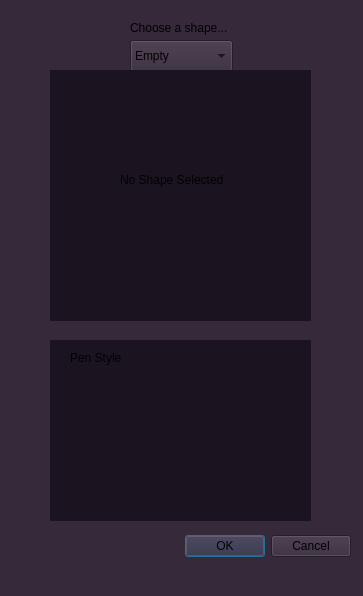
<?xml version="1.0" encoding="UTF-8"?>
<ui version="4.0">
 <class>ShapeEditor</class>
 <widget class="QDialog" name="ShapeEditor">
  <property name="geometry">
   <rect>
    <x>0</x>
    <y>0</y>
    <width>363</width>
    <height>596</height>
   </rect>
  </property>
  <property name="windowTitle">
   <string>Dialog</string>
  </property>
  <property name="styleSheet">
   <string notr="true">background-color : rgb(53, 41, 58)</string>
  </property>
  <widget class="QDialogButtonBox" name="buttonBox">
   <property name="geometry">
    <rect>
     <x>10</x>
     <y>530</y>
     <width>341</width>
     <height>32</height>
    </rect>
   </property>
   <property name="orientation">
    <enum>Qt::Horizontal</enum>
   </property>
   <property name="standardButtons">
    <set>QDialogButtonBox::Cancel|QDialogButtonBox::Ok</set>
   </property>
  </widget>
  <widget class="QComboBox" name="shapeType">
   <property name="geometry">
    <rect>
     <x>130</x>
     <y>40</y>
     <width>103</width>
     <height>32</height>
    </rect>
   </property>
   <item>
    <property name="text">
     <string>Empty</string>
    </property>
   </item>
   <item>
    <property name="text">
     <string>Line</string>
    </property>
   </item>
   <item>
    <property name="text">
     <string>Polyline</string>
    </property>
   </item>
   <item>
    <property name="text">
     <string>Rectangle</string>
    </property>
   </item>
   <item>
    <property name="text">
     <string>Ellipse</string>
    </property>
   </item>
   <item>
    <property name="text">
     <string>Text</string>
    </property>
   </item>
  </widget>
  <widget class="QLabel" name="label">
   <property name="geometry">
    <rect>
     <x>130</x>
     <y>20</y>
     <width>141</width>
     <height>16</height>
    </rect>
   </property>
   <property name="styleSheet">
    <string notr="true">font-color : rgb(35, 27, 33)</string>
   </property>
   <property name="text">
    <string>Choose a shape... </string>
   </property>
  </widget>
  <widget class="QStackedWidget" name="shapeDetails">
   <property name="geometry">
    <rect>
     <x>50</x>
     <y>70</y>
     <width>261</width>
     <height>251</height>
    </rect>
   </property>
   <property name="styleSheet">
    <string notr="true">background-color :rgb(27, 20, 32)</string>
   </property>
   <property name="currentIndex">
    <number>0</number>
   </property>
   <widget class="QWidget" name="stackedWidgetPage1" native="true">
    <widget class="QLabel" name="label_2">
     <property name="geometry">
      <rect>
       <x>70</x>
       <y>100</y>
       <width>121</width>
       <height>20</height>
      </rect>
     </property>
     <property name="text">
      <string>No Shape Selected</string>
     </property>
    </widget>
   </widget>
   <widget class="QWidget" name="stackedWidgetPage2" native="true">
    <widget class="QLabel" name="label_3">
     <property name="geometry">
      <rect>
       <x>110</x>
       <y>20</y>
       <width>58</width>
       <height>16</height>
      </rect>
     </property>
     <property name="text">
      <string>Line</string>
     </property>
    </widget>
    <widget class="QLabel" name="label_4">
     <property name="geometry">
      <rect>
       <x>40</x>
       <y>60</y>
       <width>58</width>
       <height>16</height>
      </rect>
     </property>
     <property name="text">
      <string>X1</string>
     </property>
    </widget>
    <widget class="QLabel" name="label_5">
     <property name="geometry">
      <rect>
       <x>200</x>
       <y>60</y>
       <width>58</width>
       <height>16</height>
      </rect>
     </property>
     <property name="text">
      <string>Y1</string>
     </property>
    </widget>
    <widget class="QLabel" name="label_6">
     <property name="geometry">
      <rect>
       <x>40</x>
       <y>130</y>
       <width>58</width>
       <height>16</height>
      </rect>
     </property>
     <property name="text">
      <string>X2</string>
     </property>
    </widget>
    <widget class="QLabel" name="label_7">
     <property name="geometry">
      <rect>
       <x>200</x>
       <y>130</y>
       <width>58</width>
       <height>16</height>
      </rect>
     </property>
     <property name="text">
      <string>Y2</string>
     </property>
    </widget>
    <widget class="QTextEdit" name="textEdit">
     <property name="geometry">
      <rect>
       <x>20</x>
       <y>80</y>
       <width>51</width>
       <height>41</height>
      </rect>
     </property>
     <property name="styleSheet">
      <string notr="true">background-color : rgb(190, 197, 154)</string>
     </property>
    </widget>
    <widget class="QTextEdit" name="textEdit_2">
     <property name="geometry">
      <rect>
       <x>180</x>
       <y>80</y>
       <width>51</width>
       <height>41</height>
      </rect>
     </property>
     <property name="styleSheet">
      <string notr="true">background-color : rgb(190, 197, 154)</string>
     </property>
    </widget>
    <widget class="QTextEdit" name="textEdit_3">
     <property name="geometry">
      <rect>
       <x>20</x>
       <y>160</y>
       <width>51</width>
       <height>41</height>
      </rect>
     </property>
     <property name="styleSheet">
      <string notr="true">background-color : rgb(190, 197, 154)</string>
     </property>
    </widget>
    <widget class="QTextEdit" name="textEdit_4">
     <property name="geometry">
      <rect>
       <x>180</x>
       <y>160</y>
       <width>51</width>
       <height>41</height>
      </rect>
     </property>
     <property name="styleSheet">
      <string notr="true">background-color : rgb(190, 197, 154)</string>
     </property>
    </widget>
   </widget>
   <widget class="QWidget" name="stackedWidgetPage3" native="true">
    <widget class="QLabel" name="label_8">
     <property name="geometry">
      <rect>
       <x>100</x>
       <y>30</y>
       <width>58</width>
       <height>16</height>
      </rect>
     </property>
     <property name="text">
      <string>Polyline</string>
     </property>
    </widget>
    <widget class="QLabel" name="label_9">
     <property name="geometry">
      <rect>
       <x>30</x>
       <y>60</y>
       <width>58</width>
       <height>16</height>
      </rect>
     </property>
     <property name="text">
      <string>X1</string>
     </property>
    </widget>
    <widget class="QLabel" name="label_10">
     <property name="geometry">
      <rect>
       <x>180</x>
       <y>60</y>
       <width>58</width>
       <height>16</height>
      </rect>
     </property>
     <property name="text">
      <string>Y1</string>
     </property>
    </widget>
    <widget class="QLabel" name="label_11">
     <property name="geometry">
      <rect>
       <x>30</x>
       <y>120</y>
       <width>58</width>
       <height>16</height>
      </rect>
     </property>
     <property name="text">
      <string>X2</string>
     </property>
    </widget>
    <widget class="QLabel" name="label_12">
     <property name="geometry">
      <rect>
       <x>180</x>
       <y>120</y>
       <width>58</width>
       <height>16</height>
      </rect>
     </property>
     <property name="text">
      <string>Y2</string>
     </property>
    </widget>
    <widget class="QLabel" name="label_13">
     <property name="geometry">
      <rect>
       <x>30</x>
       <y>180</y>
       <width>58</width>
       <height>16</height>
      </rect>
     </property>
     <property name="text">
      <string>X3</string>
     </property>
    </widget>
    <widget class="QLabel" name="label_14">
     <property name="geometry">
      <rect>
       <x>180</x>
       <y>180</y>
       <width>58</width>
       <height>16</height>
      </rect>
     </property>
     <property name="text">
      <string>Y3</string>
     </property>
    </widget>
    <widget class="QTextEdit" name="textEdit_5">
     <property name="geometry">
      <rect>
       <x>20</x>
       <y>80</y>
       <width>51</width>
       <height>41</height>
      </rect>
     </property>
     <property name="styleSheet">
      <string notr="true">background-color : rgb(190, 197, 154)</string>
     </property>
    </widget>
    <widget class="QTextEdit" name="textEdit_6">
     <property name="geometry">
      <rect>
       <x>170</x>
       <y>80</y>
       <width>51</width>
       <height>41</height>
      </rect>
     </property>
     <property name="styleSheet">
      <string notr="true">background-color : rgb(190, 197, 154)</string>
     </property>
    </widget>
    <widget class="QTextEdit" name="textEdit_7">
     <property name="geometry">
      <rect>
       <x>20</x>
       <y>140</y>
       <width>51</width>
       <height>41</height>
      </rect>
     </property>
     <property name="styleSheet">
      <string notr="true">background-color : rgb(190, 197, 154)</string>
     </property>
    </widget>
    <widget class="QTextEdit" name="textEdit_8">
     <property name="geometry">
      <rect>
       <x>170</x>
       <y>140</y>
       <width>51</width>
       <height>41</height>
      </rect>
     </property>
     <property name="styleSheet">
      <string notr="true">background-color : rgb(190, 197, 154)</string>
     </property>
    </widget>
    <widget class="QTextEdit" name="textEdit_9">
     <property name="geometry">
      <rect>
       <x>20</x>
       <y>200</y>
       <width>51</width>
       <height>41</height>
      </rect>
     </property>
     <property name="styleSheet">
      <string notr="true">background-color : rgb(190, 197, 154)</string>
     </property>
    </widget>
    <widget class="QTextEdit" name="textEdit_10">
     <property name="geometry">
      <rect>
       <x>170</x>
       <y>200</y>
       <width>51</width>
       <height>41</height>
      </rect>
     </property>
     <property name="styleSheet">
      <string notr="true">background-color : rgb(190, 197, 154)</string>
     </property>
    </widget>
   </widget>
   <widget class="QWidget" name="stackedWidgetPage4" native="true">
    <widget class="QLabel" name="label_15">
     <property name="geometry">
      <rect>
       <x>100</x>
       <y>20</y>
       <width>71</width>
       <height>16</height>
      </rect>
     </property>
     <property name="text">
      <string>Rectangle</string>
     </property>
    </widget>
    <widget class="QLabel" name="label_16">
     <property name="geometry">
      <rect>
       <x>50</x>
       <y>50</y>
       <width>58</width>
       <height>16</height>
      </rect>
     </property>
     <property name="text">
      <string>X1</string>
     </property>
    </widget>
    <widget class="QLabel" name="label_17">
     <property name="geometry">
      <rect>
       <x>190</x>
       <y>50</y>
       <width>58</width>
       <height>16</height>
      </rect>
     </property>
     <property name="text">
      <string>Y1</string>
     </property>
    </widget>
    <widget class="QLabel" name="label_18">
     <property name="geometry">
      <rect>
       <x>190</x>
       <y>140</y>
       <width>58</width>
       <height>16</height>
      </rect>
     </property>
     <property name="text">
      <string>Y2</string>
     </property>
    </widget>
    <widget class="QLabel" name="label_19">
     <property name="geometry">
      <rect>
       <x>50</x>
       <y>140</y>
       <width>58</width>
       <height>16</height>
      </rect>
     </property>
     <property name="text">
      <string>X2</string>
     </property>
    </widget>
    <widget class="QTextEdit" name="textEdit_11">
     <property name="geometry">
      <rect>
       <x>30</x>
       <y>80</y>
       <width>51</width>
       <height>41</height>
      </rect>
     </property>
     <property name="styleSheet">
      <string notr="true">background-color : rgb(190, 197, 154)</string>
     </property>
    </widget>
    <widget class="QTextEdit" name="textEdit_12">
     <property name="geometry">
      <rect>
       <x>180</x>
       <y>80</y>
       <width>51</width>
       <height>41</height>
      </rect>
     </property>
     <property name="styleSheet">
      <string notr="true">background-color : rgb(190, 197, 154)</string>
     </property>
    </widget>
    <widget class="QTextEdit" name="textEdit_13">
     <property name="geometry">
      <rect>
       <x>30</x>
       <y>180</y>
       <width>51</width>
       <height>41</height>
      </rect>
     </property>
     <property name="styleSheet">
      <string notr="true">background-color : rgb(190, 197, 154)</string>
     </property>
    </widget>
    <widget class="QTextEdit" name="textEdit_14">
     <property name="geometry">
      <rect>
       <x>180</x>
       <y>180</y>
       <width>51</width>
       <height>41</height>
      </rect>
     </property>
     <property name="styleSheet">
      <string notr="true">background-color : rgb(190, 197, 154)</string>
     </property>
    </widget>
   </widget>
   <widget class="QWidget" name="stackedWidgetPage5" native="true">
    <widget class="QLabel" name="label_20">
     <property name="geometry">
      <rect>
       <x>110</x>
       <y>10</y>
       <width>58</width>
       <height>16</height>
      </rect>
     </property>
     <property name="text">
      <string>Ellipse</string>
     </property>
    </widget>
    <widget class="QLabel" name="label_21">
     <property name="geometry">
      <rect>
       <x>40</x>
       <y>70</y>
       <width>58</width>
       <height>16</height>
      </rect>
     </property>
     <property name="text">
      <string>X1</string>
     </property>
    </widget>
    <widget class="QLabel" name="label_22">
     <property name="geometry">
      <rect>
       <x>190</x>
       <y>70</y>
       <width>58</width>
       <height>16</height>
      </rect>
     </property>
     <property name="text">
      <string>Y1</string>
     </property>
    </widget>
    <widget class="QLabel" name="label_23">
     <property name="geometry">
      <rect>
       <x>40</x>
       <y>150</y>
       <width>58</width>
       <height>16</height>
      </rect>
     </property>
     <property name="text">
      <string>X2</string>
     </property>
    </widget>
    <widget class="QLabel" name="label_24">
     <property name="geometry">
      <rect>
       <x>190</x>
       <y>150</y>
       <width>58</width>
       <height>16</height>
      </rect>
     </property>
     <property name="text">
      <string>Y2</string>
     </property>
    </widget>
    <widget class="QTextEdit" name="textEdit_15">
     <property name="geometry">
      <rect>
       <x>20</x>
       <y>90</y>
       <width>51</width>
       <height>41</height>
      </rect>
     </property>
     <property name="styleSheet">
      <string notr="true">background-color : rgb(190, 197, 154)</string>
     </property>
    </widget>
    <widget class="QTextEdit" name="textEdit_16">
     <property name="geometry">
      <rect>
       <x>20</x>
       <y>170</y>
       <width>51</width>
       <height>41</height>
      </rect>
     </property>
     <property name="styleSheet">
      <string notr="true">background-color : rgb(190, 197, 154)</string>
     </property>
    </widget>
    <widget class="QTextEdit" name="textEdit_17">
     <property name="geometry">
      <rect>
       <x>170</x>
       <y>90</y>
       <width>51</width>
       <height>41</height>
      </rect>
     </property>
     <property name="styleSheet">
      <string notr="true">background-color : rgb(190, 197, 154)</string>
     </property>
    </widget>
    <widget class="QTextEdit" name="textEdit_18">
     <property name="geometry">
      <rect>
       <x>170</x>
       <y>170</y>
       <width>51</width>
       <height>41</height>
      </rect>
     </property>
     <property name="styleSheet">
      <string notr="true">background-color : rgb(190, 197, 154)</string>
     </property>
    </widget>
   </widget>
   <widget class="QWidget" name="stackedWidgetPage6" native="true">
    <widget class="QLabel" name="label_25">
     <property name="geometry">
      <rect>
       <x>120</x>
       <y>20</y>
       <width>58</width>
       <height>16</height>
      </rect>
     </property>
     <property name="text">
      <string>Text</string>
     </property>
    </widget>
    <widget class="QLabel" name="label_26">
     <property name="geometry">
      <rect>
       <x>50</x>
       <y>50</y>
       <width>58</width>
       <height>16</height>
      </rect>
     </property>
     <property name="text">
      <string>Font</string>
     </property>
    </widget>
    <widget class="QLabel" name="label_27">
     <property name="geometry">
      <rect>
       <x>190</x>
       <y>50</y>
       <width>58</width>
       <height>16</height>
      </rect>
     </property>
     <property name="text">
      <string>Font Size</string>
     </property>
    </widget>
    <widget class="QTextEdit" name="textEdit_19">
     <property name="geometry">
      <rect>
       <x>190</x>
       <y>70</y>
       <width>51</width>
       <height>41</height>
      </rect>
     </property>
     <property name="styleSheet">
      <string notr="true">background-color : rgb(190, 197, 154)</string>
     </property>
    </widget>
    <widget class="QFontComboBox" name="fontComboBox">
     <property name="geometry">
      <rect>
       <x>20</x>
       <y>70</y>
       <width>131</width>
       <height>32</height>
      </rect>
     </property>
    </widget>
    <widget class="QLabel" name="label_28">
     <property name="geometry">
      <rect>
       <x>40</x>
       <y>140</y>
       <width>71</width>
       <height>16</height>
      </rect>
     </property>
     <property name="text">
      <string>Font Color</string>
     </property>
    </widget>
    <widget class="QLabel" name="label_29">
     <property name="geometry">
      <rect>
       <x>180</x>
       <y>140</y>
       <width>58</width>
       <height>16</height>
      </rect>
     </property>
     <property name="text">
      <string>Fill</string>
     </property>
    </widget>
    <widget class="QComboBox" name="comboBox">
     <property name="geometry">
      <rect>
       <x>20</x>
       <y>160</y>
       <width>103</width>
       <height>32</height>
      </rect>
     </property>
    </widget>
    <widget class="QComboBox" name="comboBox_2">
     <property name="geometry">
      <rect>
       <x>150</x>
       <y>160</y>
       <width>103</width>
       <height>32</height>
      </rect>
     </property>
    </widget>
   </widget>
  </widget>
  <widget class="QStackedWidget" name="penbrushdetails">
   <property name="geometry">
    <rect>
     <x>50</x>
     <y>340</y>
     <width>261</width>
     <height>181</height>
    </rect>
   </property>
   <property name="styleSheet">
    <string notr="true">background-color :rgb(27, 20, 32)</string>
   </property>
   <property name="currentIndex">
    <number>0</number>
   </property>
   <widget class="QWidget" name="page">
    <widget class="QLabel" name="label_30">
     <property name="geometry">
      <rect>
       <x>20</x>
       <y>10</y>
       <width>58</width>
       <height>16</height>
      </rect>
     </property>
     <property name="text">
      <string>Pen Style</string>
     </property>
    </widget>
   </widget>
   <widget class="QWidget" name="page_2"/>
  </widget>
 </widget>
 <resources/>
 <connections>
  <connection>
   <sender>buttonBox</sender>
   <signal>accepted()</signal>
   <receiver>ShapeEditor</receiver>
   <slot>accept()</slot>
   <hints>
    <hint type="sourcelabel">
     <x>248</x>
     <y>254</y>
    </hint>
    <hint type="destinationlabel">
     <x>157</x>
     <y>274</y>
    </hint>
   </hints>
  </connection>
  <connection>
   <sender>buttonBox</sender>
   <signal>rejected()</signal>
   <receiver>ShapeEditor</receiver>
   <slot>reject()</slot>
   <hints>
    <hint type="sourcelabel">
     <x>316</x>
     <y>260</y>
    </hint>
    <hint type="destinationlabel">
     <x>286</x>
     <y>274</y>
    </hint>
   </hints>
  </connection>
 </connections>
</ui>
